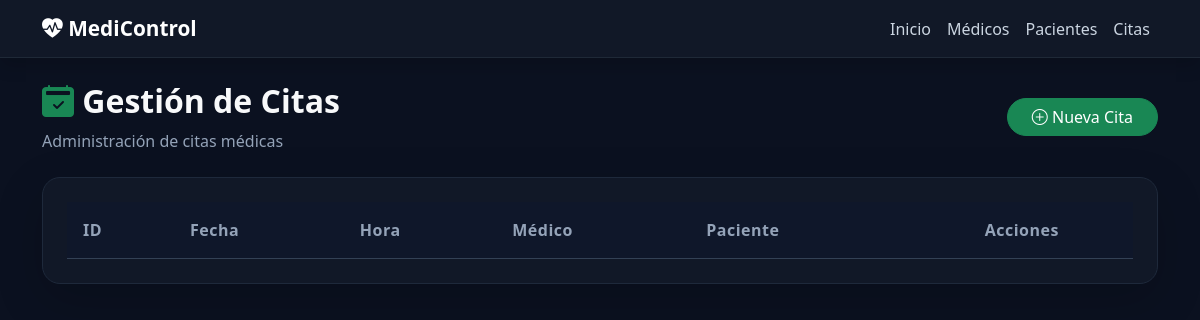
The page /citas/ on the database as committed earlier.
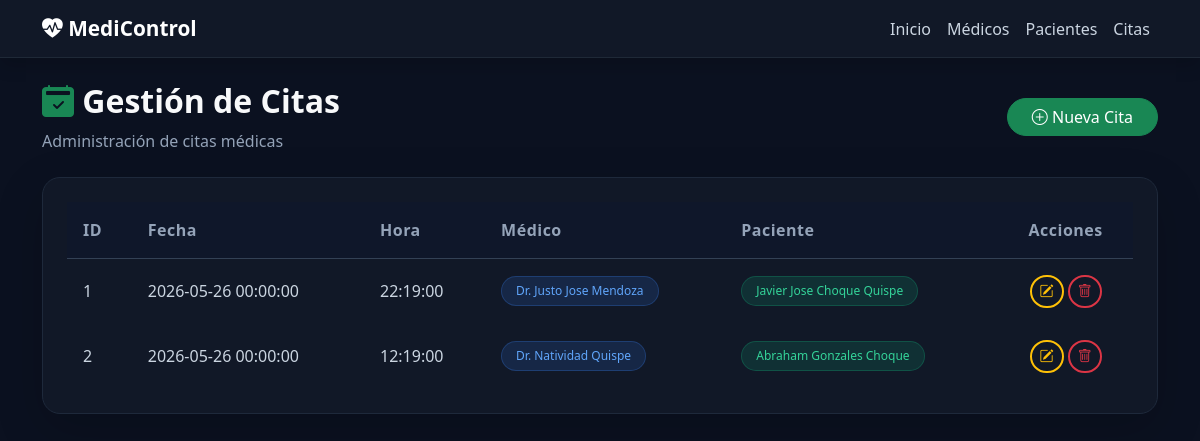
The same page on the database as committed later.
### src/citas/models.py (models this page shows, shortened)
class Cita(db.Model):
    __tablename__ = 'citas'
    id = db.Column(db.Integer, primary_key=True)
    fecha = db.Column(db.DateTime, nullable=False)
    hora = db.Column(db.Time, nullable=False)
    paciente_id = db.Column(db.Integer, db.ForeignKey('pacientes.id'), nullable=False)
    medico_id = db.Column(db.Integer, db.ForeignKey('medicos.id'), nullable=False)
    paciente = db.relationship('Paciente', back_populates='citas')
    medico = db.relationship('Medico', back_populates='citas')

### src/medicos/models.py (models this page shows, shortened)
class Medico(db.Model):
    __tablename__ = 'medicos'
    id = db.Column(db.Integer, primary_key=True)
    nombre = db.Column(db.String, nullable=False)
    especialidad = db.Column(db.String, nullable=False)
    citas = db.relationship('Cita', back_populates='medico', cascade='all, delete-orphan')

### src/pacientes/models.py (models this page shows, shortened)
class Paciente(db.Model):
    __tablename__ = 'pacientes'
    id = db.Column(db.Integer, primary_key=True)
    nombre = db.Column(db.String, nullable=False)
    telefono = db.Column(db.String, nullable=False)
    citas = db.relationship('Cita', back_populates='paciente', cascade='all, delete-orphan')

### src/citas/routes.py (the view)
@bp_citas.route('/')
def index():
    citas = Cita.query.all()
    return render_template('cita/index.html', citas=citas)

### src/citas/templates/cita/index.html (shortened to what this page needs)
{% extends 'base.html' %}
{% block content %}
<div class="d-flex justify-content-between align-items-center mb-4">
    <div>
        <h2 class="fw-bold text-light">
            <i class="bi bi-calendar2-check-fill text-success"></i>
            Gestión de Citas
        </h2>
        <p style="color:#94a3b8;" class="mb-0">
            Administración de citas médicas
        </p>
    </div>
    <a href="{{ url_for('citas.create') }}"
       class="btn btn-success rounded-pill px-4">
        <i class="bi bi-plus-circle"></i>
        Nueva Cita
    </a>
</div>
<div class="card shadow-lg border-0">
    <div class="card-body p-4">
        <div class="table-responsive">
            <table class="table align-middle custom-table">
                <thead>
                    <tr>
                        <th>ID</th>
                        <th>Fecha</th>
                        <th>Hora</th>
                        <th>Médico</th>
                        <th>Paciente</th>
                        <th class="text-center">Acciones</th>
                    </tr>
                </thead>
                <tbody>
                    {% for cita in citas %}
                    <tr>
                        <td>{{ cita.id }}</td>
                        <td>{{ cita.fecha }}</td>
                        <td>{{ cita.hora }}</td>
                        <td>
                            <span class="badge medico-badge">
                                {{ cita.medico.nombre }}
                            </span>
                        </td>
                        <td>
                            <span class="badge paciente-badge">
                                {{ cita.paciente.nombre }}
                            </span>
                        </td>
                        <td class="text-center">
                            <a href="{{ url_for('citas.edit', id=cita.id) }}"
                               class="btn btn-sm btn-outline-warning rounded-pill">
                                <i class="bi bi-pencil-square"></i>
                            </a>
                            <a href="{{ url_for('citas.delete', id=cita.id) }}"
                            onclick="return confirm('¿Estás seguro de eliminar esta cita?')"
                               class="btn btn-sm btn-outline-danger rounded-pill">
                                <i class="bi bi-trash"></i>
                            </a>
                        </td>
                    </tr>
                    {% endfor %}
                </tbody>
            </table>
        </div>
    </div>
</div>
{% endblock %}

### src/templates/base.html (shortened to what this page needs)
<!DOCTYPE html>
<html lang="es">
<head>
    <link href="https://cdn.jsdelivr.net/npm/bootstrap@5.3.7/dist/css/bootstrap.min.css" rel="stylesheet">
    <link rel="stylesheet" href="https://cdn.jsdelivr.net/npm/bootstrap-icons@1.11.3/font/bootstrap-icons.min.css">
</head>
<body>
    <nav class="navbar navbar-expand-lg navbar-dark shadow">
        <div class="container">
            <a class="navbar-brand fw-bold" href="/">
                <i class="bi bi-heart-pulse-fill"></i>
                MediControl
            </a>
            <div class="navbar-nav">
                <a class="nav-link" href="{{ url_for('core.index')}}">
                    Inicio
                </a>
                <a class="nav-link" href="{{ url_for('medicos.index') }}">
                    Médicos
                </a>
                <a class="nav-link" href="{{ url_for('pacientes.index') }}">
                    Pacientes
                </a>
                <a class="nav-link" href="{{ url_for('citas.index') }}">
                    Citas
                </a>
            </div>
        </div>
    </nav>
    <div class="container py-4">
        {% block content %}
        {% endblock %}
    </div>
</body>
</html>

### src/templates/base.html (style rules this page uses)
body { background: #0b1120; color: white; min-height: 100vh; }
.navbar { background: #111827; border-bottom: 1px solid #1f2937; }
.navbar-brand { font-size: 1.3rem; }
.nav-link { color: #cbd5e1 !important; transition: 0.3s; }
.card { background: #111827; border: 1px solid #1e293b; border-radius: 20px; }
.table { color: white; }

### src/citas/templates/cita/index.html (style rules this page uses)
.custom-table { margin-bottom: 0; color: #e2e8f0; border-collapse: separate; border-spacing: 0; }
.custom-table thead th { background-color: #0f172a; color: #94a3b8; border-bottom: 1px solid #334155; padding: 16px; font-weight: 600; letter-spacing: .5px; }
.custom-table tbody tr { background-color: #111827; border-bottom: 1px solid #1e293b; transition: all .2s ease; }
.custom-table td { background-color: #111827; color: #cbd5e1; padding: 16px; border-bottom: none; vertical-align: middle; }
.medico-badge { background: rgba(59,130,246,0.15); color: #60a5fa; padding: 8px 14px; border-radius: 999px; font-weight: 500; border: 1px solid rgba(59,130,246,0.25); }
.paciente-badge { background: rgba(16,185,129,0.15); color: #34d399; padding: 8px 14px; border-radius: 999px; font-weight: 500; border: 1px solid rgba(16,185,129,0.25); }
.btn-outline-warning, .btn-outline-danger { border-width: 2px; }
.card { background-color: #111827; border: 1px solid #1e293b !important; border-radius: 18px; }

Rows that differ between the two databases and show on the page:
added Cita: id "1", fecha "2026-05-26 00:00:00", hora "22:19:00", medico.nombre "Dr. Justo Jose Mendoza", paciente.nombre "Javier Jose Choque Quispe"
added Cita: id "2", fecha "2026-05-26 00:00:00", hora "12:19:00", medico.nombre "Dr. Natividad Quispe", paciente.nombre "Abraham Gonzales Choque"
